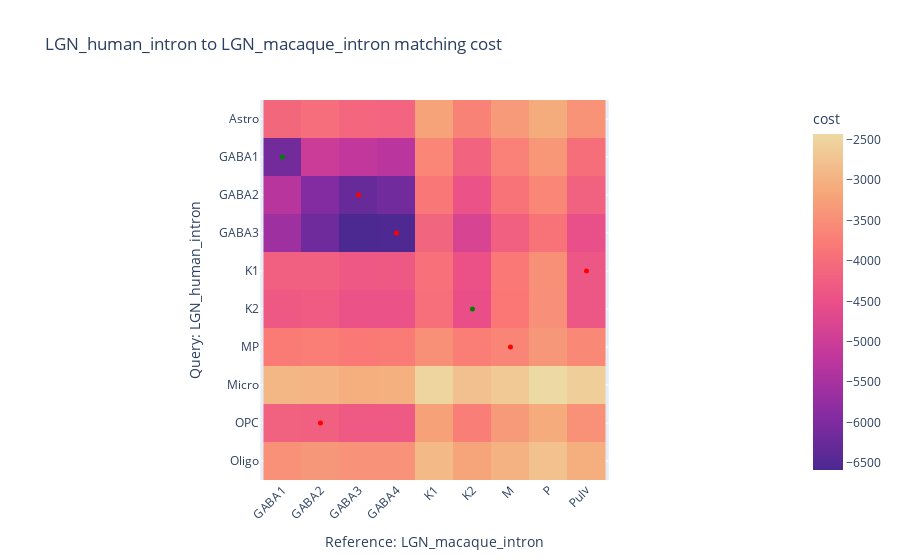

The notebook cell saved with this chart:
### Code cell
rcm = RefCM(target_sum=1e6, discovery_threshold=0.5)
m = rcm.annotate(ds['LGN_human_intron'], 'LGN_human_intron', ds['LGN_macaque_intron'], 'LGN_macaque_intron', 'cluster_label', 'cluster_label')
m.eval('cluster_label')
m.display_matching_costs('cluster_label')

### Figure 1 — Plotly figure (JSON) as saved in the notebook; plotly's stock layout.template omitted (floating-point values rounded to 4 significant figures)
{"data": [{"coloraxis": "coloraxis", "hovertemplate": "Reference: LGN_macaque_intron: %{x}<br>Query: LGN_human_intron: %{y}<br>cost: %{z}<extra></extra>", "name": "0", "type": "heatmap", "x": ["GABA1", "GABA2", "GABA3", "GABA4", "K1", "K2", "M", "P", "Pulv"], "xaxis": "x", "y": ["Astro", "GABA1", "GABA2", "GABA3", "K1", "K2", "MP", "Micro", "OPC", "Oligo"], "yaxis": "y", "z": [[-4098.0, -3989.0, -4124.0, -4149.0, -3207.0, -3675.0, -3333.0, -3071.0, -3430.0], [-6128.0, -5037.0, -5166.0, -5269.0, -3622.0, -4171.0, -3687.0, -3389.0, -3986.0], [-5304.0, -5943.0, -6275.0, -6143.0, -3833.0, -4458.0, -3898.0, -3614.0, -4185.0], [-5610.0, -6176.0, -6588.0, -6553.0, -4140.0, -4822.0, -4217.0, -3907.0, -4518.0], [-4224.0, -4223.0, -4362.0, -4335.0, -3957.0, -4478.0, -3808.0, -3477.0, -4379.0], [-4336.0, -4307.0, -4465.0, -4457.0, -3959.0, -4525.0, -3828.0, -3495.0, -4374.0], [-3771.0, -3747.0, -3807.0, -3784.0, -3478.0, -3746.0, -3632.0, -3370.0, -3592.0], [-2911.0, -2960.0, -3052.0, -3014.0, -2492.0, -2782.0, -2656.0, -2427.0, -2591.0], [-4206.0, -4217.0, -4318.0, -4329.0, -3230.0, -3727.0, -3326.0, -3092.0, -3454.0], [-3454.0, -3373.0, -3448.0, -3449.0, -2879.0, -3191.0, -2998.0, -2775.0, -3029.0]]}, {"hovertemplate": "%{y} -> %{x}", "marker": {"color": ["green", "red", "red", "red", "green", "red", "red"], "size": 5}, "mode": "markers", "name": "", "type": "scatter", "x": ["GABA1", "GABA3", "GABA4", "Pulv", "K2", "M", "GABA2"], "y": ["GABA1", "GABA2", "GABA3", "K1", "K2", "MP", "OPC"]}], "layout": {"coloraxis": {"colorbar": {"title": {"text": "cost"}}, "colorscale": [[0, "rgb(75, 41, 145)"], [0.1667, "rgb(135, 44, 162)"], [0.3333, "rgb(192, 54, 157)"], [0.5, "rgb(234, 79, 136)"], [0.6667, "rgb(250, 120, 118)"], [0.8333, "rgb(246, 169, 122)"], [1, "rgb(237, 217, 163)"]]}, "title": {"text": "LGN_human_intron to LGN_macaque_intron matching cost"}, "xaxis": {"anchor": "y", "constrain": "domain", "domain": [0, 1], "scaleanchor": "y", "tickangle": -45, "title": {"text": "Reference: LGN_macaque_intron"}}, "yaxis": {"anchor": "x", "autorange": "reversed", "constrain": "domain", "domain": [0, 1], "title": {"text": "Query: LGN_human_intron"}}}}
